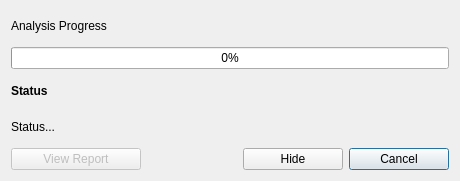
<?xml version="1.0" encoding="UTF-8"?>
<ui version="4.0">
 <class>Dialog</class>
 <widget class="QDialog" name="Dialog">
  <property name="geometry">
   <rect>
    <x>0</x>
    <y>0</y>
    <width>460</width>
    <height>181</height>
   </rect>
  </property>
  <property name="windowTitle">
   <string>CPLUS Progress Dialog</string>
  </property>
  <layout class="QGridLayout" name="gridLayout">
   <item row="0" column="0">
    <widget class="QLabel" name="title">
     <property name="font">
      <font>
       <weight>50</weight>
       <bold>false</bold>
      </font>
     </property>
     <property name="text">
      <string>Analysis Progress</string>
     </property>
    </widget>
   </item>
   <item row="1" column="0">
    <widget class="QProgressBar" name="progress_bar">
     <property name="value">
      <number>0</number>
     </property>
    </widget>
   </item>
   <item row="2" column="0">
    <widget class="QLabel" name="label">
     <property name="font">
      <font>
       <weight>75</weight>
       <bold>true</bold>
      </font>
     </property>
     <property name="text">
      <string>Status</string>
     </property>
    </widget>
   </item>
   <item row="3" column="0">
    <widget class="QLabel" name="lbl_status">
     <property name="text">
      <string>Status...</string>
     </property>
    </widget>
   </item>
   <item row="4" column="0">
    <layout class="QGridLayout" name="gl_buttons">
     <item row="0" column="3">
      <widget class="QPushButton" name="btn_cancel">
       <property name="minimumSize">
        <size>
         <width>100</width>
         <height>0</height>
        </size>
       </property>
       <property name="text">
        <string>Cancel</string>
       </property>
      </widget>
     </item>
     <item row="0" column="0">
      <widget class="QPushButton" name="btn_view_report">
       <property name="enabled">
        <bool>false</bool>
       </property>
       <property name="minimumSize">
        <size>
         <width>130</width>
         <height>0</height>
        </size>
       </property>
       <property name="text">
        <string>View Report</string>
       </property>
       <property name="autoDefault">
        <bool>false</bool>
       </property>
       <property name="default">
        <bool>false</bool>
       </property>
      </widget>
     </item>
     <item row="0" column="1">
      <spacer name="horizontalSpacer">
       <property name="orientation">
        <enum>Qt::Horizontal</enum>
       </property>
       <property name="sizeHint" stdset="0">
        <size>
         <width>40</width>
         <height>20</height>
        </size>
       </property>
      </spacer>
     </item>
     <item row="0" column="2">
      <widget class="QPushButton" name="btn_hide">
       <property name="minimumSize">
        <size>
         <width>100</width>
         <height>0</height>
        </size>
       </property>
       <property name="text">
        <string>Hide</string>
       </property>
      </widget>
     </item>
    </layout>
   </item>
  </layout>
 </widget>
 <resources/>
 <connections/>
</ui>
